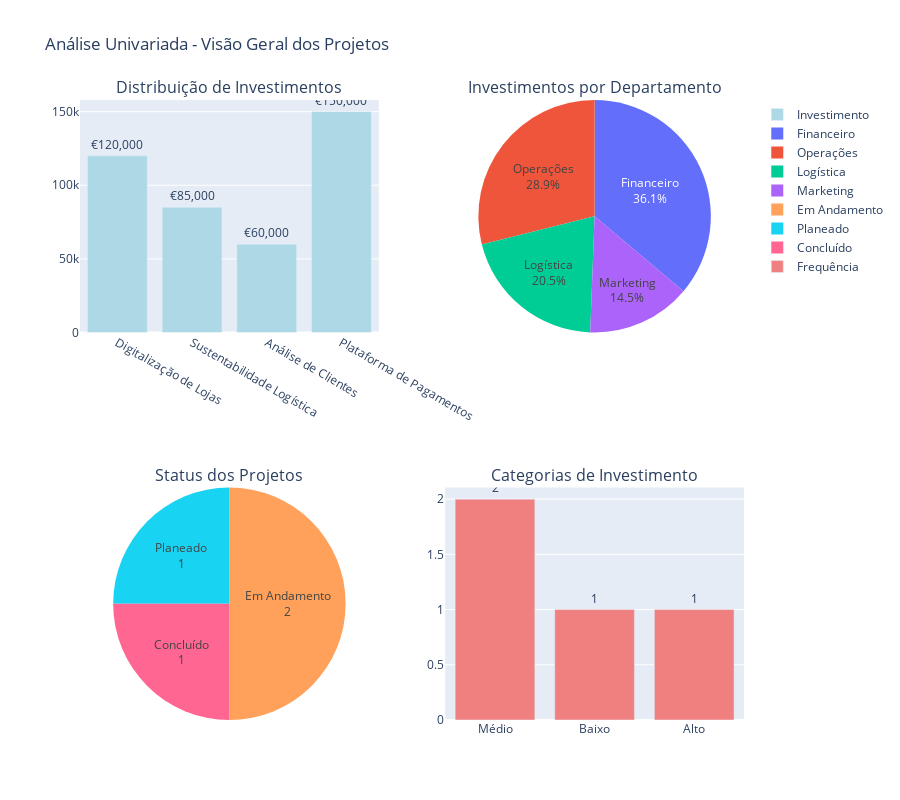

Write notebook code for a chart like this one.
### Markdown cell above
## 2. Análise Univariada

### 2.1 Distribuição dos Investimentos

A análise da distribuição dos investimentos revela insights importantes sobre a alocação de recursos da organização.

### Code cell
# Análise univariada - Distribuição dos investimentos
fig = make_subplots(
    rows=2, cols=2,
    subplot_titles=['Distribuição de Investimentos', 'Investimentos por Departamento', 
                   'Status dos Projetos', 'Categorias de Investimento'],
    specs=[[{"type": "bar"}, {"type": "pie"}],
           [{"type": "pie"}, {"type": "bar"}]]
)

# Gráfico 1: Investimentos por projeto
fig.add_trace(
    go.Bar(x=df['Projeto'], 
           y=df['Investimento (€)'],
           text=df['Investimento (€)'].apply(lambda x: f'€{x:,.0f}'),
           textposition='outside',
           marker_color='lightblue',
           name='Investimento'),
    row=1, col=1
)

# Gráfico 2: Distribuição por departamento
dept_invest = df.groupby('Departamento')['Investimento (€)'].sum()
fig.add_trace(
    go.Pie(labels=dept_invest.index, 
           values=dept_invest.values,
           textinfo='label+percent',
           name="Por Departamento"),
    row=1, col=2
)

# Gráfico 3: Status dos projetos
status_counts = df['Status'].value_counts()
fig.add_trace(
    go.Pie(labels=status_counts.index, 
           values=status_counts.values,
           textinfo='label+value',
           name="Status"),
    row=2, col=1
)

# Gráfico 4: Categorias de investimento
cat_counts = df['Categoria_Investimento'].value_counts()
fig.add_trace(
    go.Bar(x=cat_counts.index, 
           y=cat_counts.values,
           text=cat_counts.values,
           textposition='outside',
           marker_color='lightcoral',
           name='Frequência'),
    row=2, col=2
)

fig.update_layout(height=800, title_text="Análise Univariada - Visão Geral dos Projetos")
fig.show()

# Estatísticas complementares
print("=== ANÁLISE UNIVARIADA - PRINCIPAIS ACHADOS ===")
print(f"• Investimento total do portfólio: €{df['Investimento (€)'].sum():,}")
print(f"• Investimento médio por projeto: €{df['Investimento (€)'].mean():,.0f}")
print(f"• Departamento com maior investimento: {dept_invest.idxmax()} (€{dept_invest.max():,})")
print(f"• Duração média dos projetos: {df['Duracao_meses'].mean():.1f} meses")

### Figure 1 — Plotly figure (JSON) as saved in the notebook; plotly's stock layout.template omitted (floating-point values rounded to 4 significant figures)
{"data": [{"marker": {"color": "lightblue"}, "name": "Investimento", "text": ["€120,000", "€85,000", "€60,000", "€150,000"], "textposition": "outside", "type": "bar", "x": ["Digitalização de Lojas", "Sustentabilidade Logística", "Análise de Clientes", "Plataforma de Pagamentos"], "xaxis": "x", "y": [120000, 85000, 60000, 150000], "yaxis": "y"}, {"domain": {"x": [0.55, 1], "y": [0.625, 1]}, "labels": ["Financeiro", "Logística", "Marketing", "Operações"], "name": "Por Departamento", "textinfo": "label+percent", "type": "pie", "values": [150000, 85000, 60000, 120000]}, {"domain": {"x": [0, 0.45], "y": [0, 0.375]}, "labels": ["Em Andamento", "Planeado", "Concluído"], "name": "Status", "textinfo": "label+value", "type": "pie", "values": [2, 1, 1]}, {"marker": {"color": "lightcoral"}, "name": "Frequência", "text": [2, 1, 1], "textposition": "outside", "type": "bar", "x": ["Médio", "Baixo", "Alto"], "xaxis": "x2", "y": [2, 1, 1], "yaxis": "y2"}], "layout": {"annotations": [{"font": {"size": 16}, "showarrow": false, "text": "Distribuição de Investimentos", "x": 0.225, "xanchor": "center", "xref": "paper", "y": 1, "yanchor": "bottom", "yref": "paper"}, {"font": {"size": 16}, "showarrow": false, "text": "Investimentos por Departamento", "x": 0.775, "xanchor": "center", "xref": "paper", "y": 1, "yanchor": "bottom", "yref": "paper"}, {"font": {"size": 16}, "showarrow": false, "text": "Status dos Projetos", "x": 0.225, "xanchor": "center", "xref": "paper", "y": 0.375, "yanchor": "bottom", "yref": "paper"}, {"font": {"size": 16}, "showarrow": false, "text": "Categorias de Investimento", "x": 0.775, "xanchor": "center", "xref": "paper", "y": 0.375, "yanchor": "bottom", "yref": "paper"}], "height": 800, "title": {"text": "Análise Univariada - Visão Geral dos Projetos"}, "xaxis": {"anchor": "y", "domain": [0, 0.45]}, "xaxis2": {"anchor": "y2", "domain": [0.55, 1]}, "yaxis": {"anchor": "x", "domain": [0.625, 1]}, "yaxis2": {"anchor": "x2", "domain": [0, 0.375]}}}
